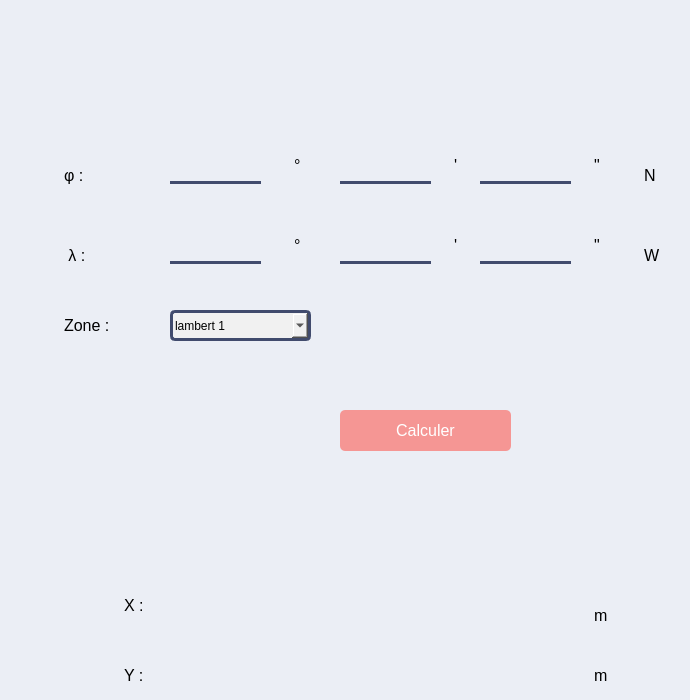
          <widget class="QWidget" name="page_6">
           <property name="styleSheet">
            <string notr="true">background-color:    #ebeef5   ;</string>
           </property>
           <widget class="QLineEdit" name="lineEdit_22">
            <property name="geometry">
             <rect>
              <x>170</x>
              <y>160</y>
              <width>91</width>
              <height>24</height>
             </rect>
            </property>
            <property name="styleSheet">
             <string notr="true">


    border: none;
    border-bottom: 3px  solid   #414b6d ;
    font-size: 14px; </string>
            </property>
           </widget>
           <widget class="QLineEdit" name="lineEdit_23">
            <property name="geometry">
             <rect>
              <x>340</x>
              <y>160</y>
              <width>91</width>
              <height>24</height>
             </rect>
            </property>
            <property name="styleSheet">
             <string notr="true">


    border: none;
    border-bottom: 3px  solid   #414b6d ;
    font-size: 14px; </string>
            </property>
           </widget>
           <widget class="QLineEdit" name="lineEdit_24">
            <property name="geometry">
             <rect>
              <x>480</x>
              <y>160</y>
              <width>91</width>
              <height>24</height>
             </rect>
            </property>
            <property name="styleSheet">
             <string notr="true">


    border: none;
    border-bottom: 3px  solid   #414b6d ;
    font-size: 14px; </string>
            </property>
           </widget>
           <widget class="QLineEdit" name="lineEdit_25">
            <property name="geometry">
             <rect>
              <x>170</x>
              <y>240</y>
              <width>91</width>
              <height>24</height>
             </rect>
            </property>
            <property name="styleSheet">
             <string notr="true">


    border: none;
    border-bottom: 3px  solid   #414b6d ;
    font-size: 14px; </string>
            </property>
           </widget>
           <widget class="QLineEdit" name="lineEdit_26">
            <property name="geometry">
             <rect>
              <x>340</x>
              <y>240</y>
              <width>91</width>
              <height>24</height>
             </rect>
            </property>
            <property name="styleSheet">
             <string notr="true">


    border: none;
    border-bottom: 3px  solid   #414b6d ;
    font-size: 14px; </string>
            </property>
           </widget>
           <widget class="QLineEdit" name="lineEdit_27">
            <property name="geometry">
             <rect>
              <x>480</x>
              <y>240</y>
              <width>91</width>
              <height>24</height>
             </rect>
            </property>
            <property name="styleSheet">
             <string notr="true">


    border: none;
    border-bottom: 3px  solid   #414b6d ;
    font-size: 14px; </string>
            </property>
           </widget>
           <widget class="QLabel" name="label_47">
            <property name="geometry">
             <rect>
              <x>280</x>
              <y>150</y>
              <width>31</width>
              <height>31</height>
             </rect>
            </property>
            <property name="styleSheet">
             <string notr="true">font: 700 italic 9pt &quot;Arial&quot;;
    color: #000000;
    padding: 5px 10px;
    border-radius: 5px;
    font-size: 16px;
    text-align: center;
  </string>
            </property>
            <property name="text">
             <string>°</string>
            </property>
           </widget>
           <widget class="QLabel" name="label_48">
            <property name="geometry">
             <rect>
              <x>280</x>
              <y>230</y>
              <width>31</width>
              <height>31</height>
             </rect>
            </property>
            <property name="styleSheet">
             <string notr="true">font: 700 italic 9pt &quot;Arial&quot;;
    color: #000000;
    padding: 5px 10px;
    border-radius: 5px;
    font-size: 16px;
    text-align: center;
  </string>
            </property>
            <property name="text">
             <string>°</string>
            </property>
           </widget>
           <widget class="QLabel" name="label_49">
            <property name="geometry">
             <rect>
              <x>440</x>
              <y>150</y>
              <width>31</width>
              <height>31</height>
             </rect>
            </property>
            <property name="styleSheet">
             <string notr="true">font: 700 italic 9pt &quot;Arial&quot;;
    color: #000000;
    padding: 5px 10px;
    border-radius: 5px;
    font-size: 16px;
    text-align: center;
  </string>
            </property>
            <property name="text">
             <string>'</string>
            </property>
           </widget>
           <widget class="QLabel" name="label_50">
            <property name="geometry">
             <rect>
              <x>440</x>
              <y>230</y>
              <width>31</width>
              <height>31</height>
             </rect>
            </property>
            <property name="styleSheet">
             <string notr="true">font: 700 italic 9pt &quot;Arial&quot;;
    color: #000000;
    padding: 5px 10px;
    border-radius: 5px;
    font-size: 16px;
    text-align: center;
  </string>
            </property>
            <property name="text">
             <string>'</string>
            </property>
           </widget>
           <widget class="QLabel" name="label_51">
            <property name="geometry">
             <rect>
              <x>580</x>
              <y>230</y>
              <width>31</width>
              <height>31</height>
             </rect>
            </property>
            <property name="styleSheet">
             <string notr="true">font: 700 italic 9pt &quot;Arial&quot;;
    color: #000000;
    padding: 5px 10px;
    border-radius: 5px;
    font-size: 16px;
    text-align: center;
  </string>
            </property>
            <property name="text">
             <string>&quot;</string>
            </property>
           </widget>
           <widget class="QLabel" name="label_52">
            <property name="geometry">
             <rect>
              <x>580</x>
              <y>150</y>
              <width>31</width>
              <height>31</height>
             </rect>
            </property>
            <property name="styleSheet">
             <string notr="true">font: 700 italic 9pt &quot;Arial&quot;;
    color: #000000;
    padding: 5px 10px;
    border-radius: 5px;
    font-size: 16px;
    text-align: center;
  </string>
            </property>
            <property name="text">
             <string>&quot;</string>
            </property>
           </widget>
           <widget class="QLabel" name="label_53">
            <property name="geometry">
             <rect>
              <x>50</x>
              <y>160</y>
              <width>71</width>
              <height>31</height>
             </rect>
            </property>
            <property name="styleSheet">
             <string notr="true">font: 700 italic 9pt &quot;Arial&quot;;
    color: #000000;
    padding: 5px 10px;
    border-radius: 5px;
    font-size: 16px;
    text-align: center;
  </string>
            </property>
            <property name="text">
             <string>φ :</string>
            </property>
           </widget>
           <widget class="QLabel" name="label_54">
            <property name="geometry">
             <rect>
              <x>50</x>
              <y>240</y>
              <width>71</width>
              <height>31</height>
             </rect>
            </property>
            <property name="styleSheet">
             <string notr="true">font: 700 italic 9pt &quot;Arial&quot;;
    color: #000000;
    padding: 5px 10px;
    border-radius: 5px;
    font-size: 16px;
    text-align: center;
  </string>
            </property>
            <property name="text">
             <string> λ :</string>
            </property>
           </widget>
           <widget class="QLabel" name="label_55">
            <property name="geometry">
             <rect>
              <x>630</x>
              <y>160</y>
              <width>51</width>
              <height>31</height>
             </rect>
            </property>
            <property name="styleSheet">
             <string notr="true">font: 700 italic 9pt &quot;Arial&quot;;
    color: #000000;
    padding: 5px 10px;
    border-radius: 5px;
    font-size: 16px;
    text-align: center;
  </string>
            </property>
            <property name="text">
             <string>N</string>
            </property>
           </widget>
           <widget class="QLabel" name="label_56">
            <property name="geometry">
             <rect>
              <x>630</x>
              <y>240</y>
              <width>51</width>
              <height>31</height>
             </rect>
            </property>
            <property name="styleSheet">
             <string notr="true">font: 700 italic 9pt &quot;Arial&quot;;
    color: #000000;
    padding: 5px 10px;
    border-radius: 5px;
    font-size: 16px;
    text-align: center;
  </string>
            </property>
            <property name="text">
             <string>W</string>
            </property>
           </widget>
           <widget class="QPushButton" name="calcul3">
            <property name="geometry">
             <rect>
              <x>340</x>
              <y>410</y>
              <width>171</width>
              <height>41</height>
             </rect>
            </property>
            <property name="styleSheet">
             <string notr="true">
    background-color:  #f59694   ;
    color: rgb(255, 255, 255)  ;
    border: none;
    border-radius: 5px;
    padding: 10px 20px;
    font-size: 16px;
    



</string>
            </property>
            <property name="text">
             <string>Calculer</string>
            </property>
           </widget>
           <widget class="QLabel" name="label_57">
            <property name="geometry">
             <rect>
              <x>50</x>
              <y>310</y>
              <width>71</width>
              <height>31</height>
             </rect>
            </property>
            <property name="styleSheet">
             <string notr="true">font: 700 italic 9pt &quot;Arial&quot;;
    color: #000000;
    padding: 5px 10px;
    border-radius: 5px;
    font-size: 16px;
    text-align: center;
  </string>
            </property>
            <property name="text">
             <string>Zone :</string>
            </property>
           </widget>
           <widget class="QComboBox" name="comboBox_4">
            <property name="geometry">
             <rect>
              <x>170</x>
              <y>310</y>
              <width>141</width>
              <height>31</height>
             </rect>
            </property>
            <property name="styleSheet">
             <string notr="true">    width: 100%;

    font-size: 1 px;
    border: 3px solid   #414b6d   ; 
    border-radius: 5px;
    background-color: #f1f1f1; 
    color: #000000; 
    appearance: none; </string>
            </property>
            <item>
             <property name="text">
              <string>lambert 1</string>
             </property>
            </item>
            <item>
             <property name="text">
              <string>lambert 2</string>
             </property>
            </item>
            <item>
             <property name="text">
              <string>lambert 3</string>
             </property>
            </item>
            <item>
             <property name="text">
              <string>lambert 4</string>
             </property>
            </item>
           </widget>
           <widget class="QLabel" name="label_58">
            <property name="geometry">
             <rect>
              <x>110</x>
              <y>590</y>
              <width>71</width>
              <height>31</height>
             </rect>
            </property>
            <property name="styleSheet">
             <string notr="true">font: 700 italic 9pt &quot;Arial&quot;;
    color: #000000;
    padding: 5px 10px;
    border-radius: 5px;
    font-size: 16px;
    text-align: center;
  </string>
            </property>
            <property name="text">
             <string>X :</string>
            </property>
           </widget>
           <widget class="QLabel" name="label_59">
            <property name="geometry">
             <rect>
              <x>110</x>
              <y>660</y>
              <width>71</width>
              <height>31</height>
             </rect>
            </property>
            <property name="styleSheet">
             <string notr="true">font: 700 italic 9pt &quot;Arial&quot;;
    color: #000000;
    padding: 5px 10px;
    border-radius: 5px;
    font-size: 16px;
    text-align: center;
  </string>
            </property>
            <property name="text">
             <string>Y :</string>
            </property>
           </widget>
           <widget class="QLabel" name="label_60">
            <property name="geometry">
             <rect>
              <x>220</x>
              <y>590</y>
              <width>331</width>
              <height>31</height>
             </rect>
            </property>
            <property name="styleSheet">
             <string notr="true">font: 700 italic 9pt &quot;Arial&quot;;
    color: #000000;
    padding: 5px 10px;
    border-radius: 5px;
    font-size: 16px;
    text-align: center;
  </string>
            </property>
            <property name="text">
             <string/>
            </property>
           </widget>
           <widget class="QLabel" name="label_61">
            <property name="geometry">
             <rect>
              <x>220</x>
              <y>660</y>
              <width>331</width>
              <height>31</height>
             </rect>
            </property>
            <property name="styleSheet">
             <string notr="true">font: 700 italic 9pt &quot;Arial&quot;;
    color: #000000;
    padding: 5px 10px;
    border-radius: 5px;
    font-size: 16px;
    text-align: center;
  </string>
            </property>
            <property name="text">
             <string/>
            </property>
           </widget>
           <widget class="QLabel" name="label_62">
            <property name="geometry">
             <rect>
              <x>580</x>
              <y>600</y>
              <width>41</width>
              <height>31</height>
             </rect>
            </property>
            <property name="styleSheet">
             <string notr="true">font: 700 italic 9pt &quot;Arial&quot;;
    color: #000000;
    padding: 5px 10px;
    border-radius: 5px;
    font-size: 16px;
    text-align: center;
  </string>
            </property>
            <property name="text">
             <string>m</string>
            </property>
           </widget>
           <widget class="QLabel" name="label_63">
            <property name="geometry">
             <rect>
              <x>580</x>
              <y>660</y>
              <width>41</width>
              <height>31</height>
             </rect>
            </property>
            <property name="styleSheet">
             <string notr="true">font: 700 italic 9pt &quot;Arial&quot;;
    color: #000000;
    padding: 5px 10px;
    border-radius: 5px;
    font-size: 16px;
    text-align: center;
  </string>
            </property>
            <property name="text">
             <string>m</string>
            </property>
           </widget>
          </widget>
